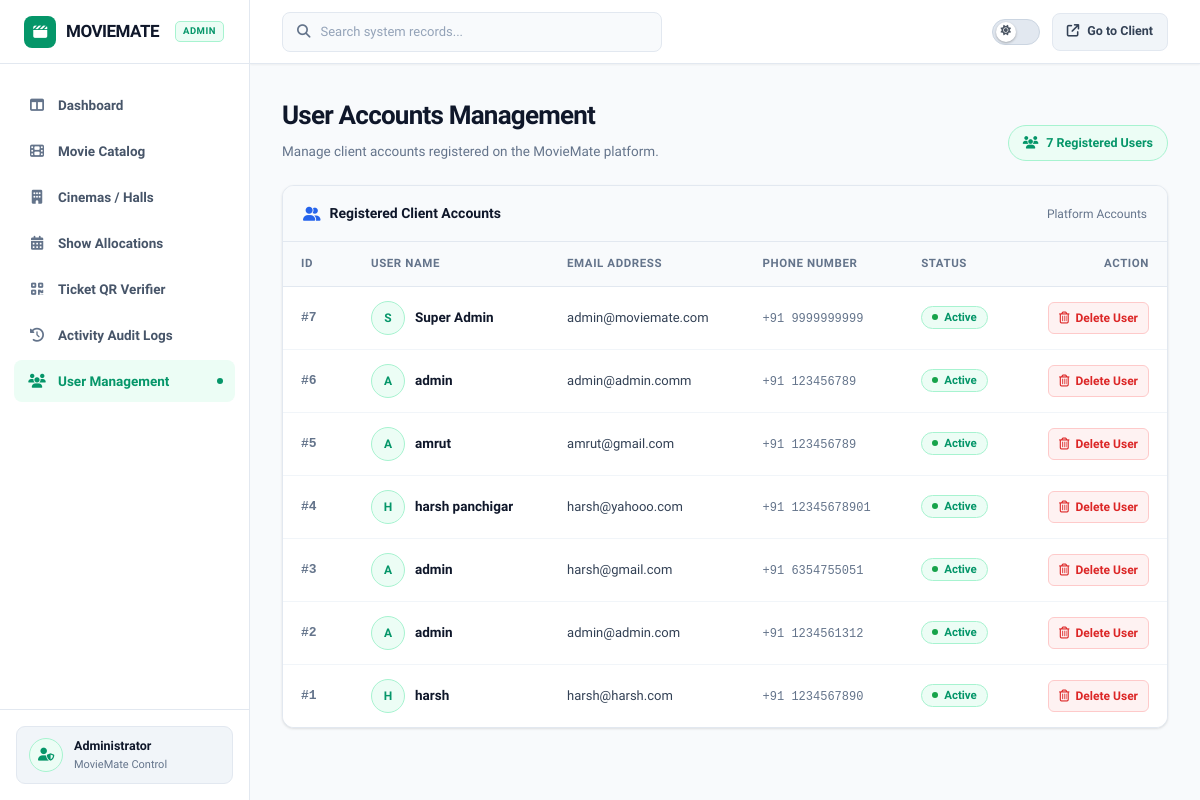
Page /admin-panel/users/ (signed in) on the earlier database version.
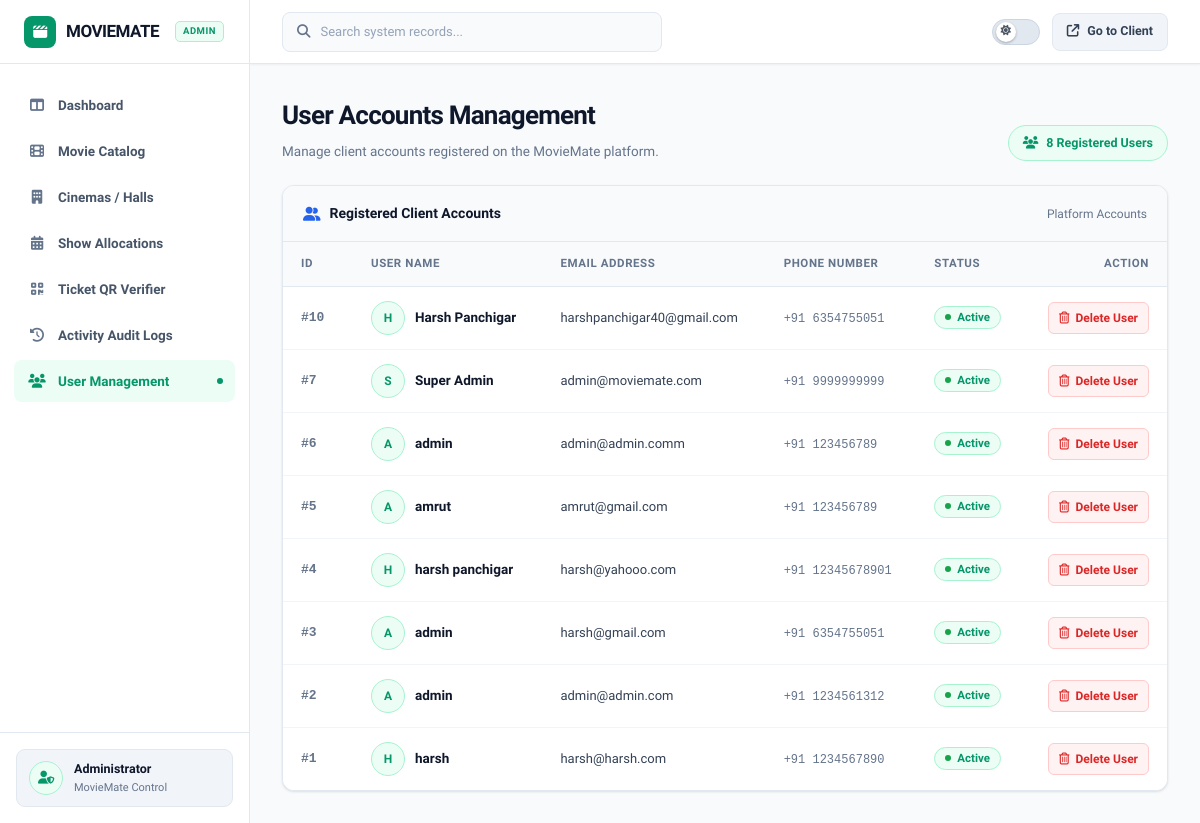
Same page on the later database version.
### accounts/models.py (models this page shows, shortened)
class Customer(models.Model):
    ROLE_CHOICES = (
        ('client', 'Client'),
        ('admin', 'Admin'),
    )
    full_name = models.CharField(max_length=100)
    email = models.EmailField(unique=True)
    mobile = models.CharField(max_length=15)
    password = models.CharField(max_length=255)
    role = models.CharField(max_length=10, choices=ROLE_CHOICES, default='client')

### admin_panel/views.py (the view)
# urls.py: path('users/', views.users_list, name='users'),
@admin_required
def users_list(request):
    customers = Customer.objects.all().order_by('-id')
    context = {
        'customers': customers,
        'active_page': 'users'
    }
    return render(request, 'admin_panel/users.html', context)

### admin_panel/views.py (called while the page is built)
def admin_required(view_func):
    @wraps(view_func)
    def _wrapped_view(request, *args, **kwargs):
        customer_id = request.session.get('customer_id')
        if not customer_id:
            messages.error(request, "Please log in with your admin account to access the Admin Panel.")
            return redirect('login')
        try:
            customer = Customer.objects.get(id=customer_id)
            if customer.role != 'admin':
                messages.error(request, "Access Denied! You do not have administrator permissions.")
                return redirect('dashboard')
        except Customer.DoesNotExist:
            return redirect('login')
        return view_func(request, *args, **kwargs)
    return _wrapped_view

### admin_panel/templates/admin_panel/users.html (shortened to what this page needs)
{% extends 'admin_panel/base_admin.html' %}
{% load static %}
{% block extra_css %}
<link rel="stylesheet" href="{% static 'admin_panel/css/admin_users.css' %}?v=25.0">
{% endblock %}
{% block content %}
<div class="users-page">
    <div class="users-page-header">
        <div>
            <h1 class="users-page-title">User Accounts Management</h1>
            <p class="users-page-subtitle">Manage client accounts registered on the MovieMate platform.</p>
        </div>
        <div class="users-count-pill">
            <i class="fa-solid fa-users"></i>
            {{ customers|length }} Registered Users
        </div>
    </div>
    <div class="panel-card">
        <div class="panel-header">
            <div class="panel-title">
                <i class="fa-solid fa-user-group" style="color: var(--accent-blue);"></i>
                <span>Registered Client Accounts</span>
            </div>
            <span style="font-size: 12px; color: var(--text-muted);">Platform Accounts</span>
        </div>
        <div style="overflow-x: auto;">
            <table class="admin-table">
                <thead>
                    <tr>
                        <th style="width: 70px;">ID</th>
                        <th>User Name</th>
                        <th>Email Address</th>
                        <th>Phone Number</th>
                        <th>Status</th>
                        <th style="text-align: right;">Action</th>
                    </tr>
                </thead>
                <tbody>
                    {% for customer in customers %}
                    <tr>
                        <td>
                            <span style="font-family: monospace; font-weight: 700; color: var(--text-muted);">#{{ customer.id }}</span>
                        </td>
                        <td>
                            <div style="display: flex; align-items: center; gap: 10px;">
                                <div class="user-avatar-circle">
                                    {{ customer.full_name|first|upper }}
                                </div>
                                <div class="user-name-text">{{ customer.full_name }}</div>
                            </div>
                        </td>
                        <td>
                            <span style="color: var(--text-secondary);">{{ customer.email }}</span>
                        </td>
                        <td>
                            <span style="font-family: monospace; font-size: 12px; color: var(--text-muted);">+91 {{ customer.mobile }}</span>
                        </td>
                        <td>
                            <span class="badge badge-active">
                                <span style="width: 6px; height: 6px; border-radius: 50%; background: #16a34a;"></span>
                                Active
                            </span>
                        </td>
                        <td style="text-align: right;">
                            <a href="{% url 'admin_panel:delete_user' customer.id %}"
                               class="btn-danger-sm"
                               onclick="return confirm('Are you sure you want to remove user {{ customer.full_name }}?')">
                                <i class="fa-regular fa-trash-can"></i>
                                Delete User
                            </a>
                        </td>
                    </tr>
                    {% endfor %}
                </tbody>
            </table>
        </div>
    </div>
</div>
{% endblock %}

### admin_panel/templates/admin_panel/base_admin.html (shortened to what this page needs)
{% load static %}
<!DOCTYPE html>
<html lang="en">
<head>
    <link rel="stylesheet" href="https://cdnjs.cloudflare.com/ajax/libs/font-awesome/6.5.2/css/all.min.css">
    <link rel="stylesheet" href="{% static 'admin_panel/css/admin_base.css' %}?v=25.0">
    {% block extra_css %}{% endblock %}
</head>
<body>
<div class="admin-wrapper">
    <aside class="admin-sidebar">
        <div class="sidebar-header">
            <a href="{% url 'admin_panel:dashboard' %}" class="admin-logo">
                <div class="admin-logo-icon">
                    <i class="fa-solid fa-clapperboard"></i>
                </div>
                <span>MOVIEMATE</span>
                <small>ADMIN</small>
            </a>
        </div>
        <nav class="sidebar-nav">
            <a href="{% url 'admin_panel:dashboard' %}"
               class="nav-item {% if active_page == 'dashboard' %}active{% endif %}">
                <i class="fa-solid fa-table-columns"></i>
                <span>Dashboard</span>
            </a>
            <a href="{% url 'admin_panel:movies' %}"
               class="nav-item {% if active_page == 'movies' %}active{% endif %}">
                <i class="fa-solid fa-film"></i>
                <span>Movie Catalog</span>
            </a>
            <a href="{% url 'admin_panel:cinemas' %}"
               class="nav-item {% if active_page == 'cinemas' %}active{% endif %}">
                <i class="fa-solid fa-building"></i>
                <span>Cinemas / Halls</span>
            </a>
            <a href="{% url 'admin_panel:allocations' %}"
               class="nav-item {% if active_page == 'allocations' %}active{% endif %}">
                <i class="fa-solid fa-calendar-days"></i>
                <span>Show Allocations</span>
            </a>
            <a href="{% url 'admin_panel:verifier' %}"
               class="nav-item {% if active_page == 'verifier' %}active{% endif %}">
                <i class="fa-solid fa-qrcode"></i>
                <span>Ticket QR Verifier</span>
            </a>
            <a href="{% url 'admin_panel:activity_logs' %}"
               class="nav-item {% if active_page == 'activity_logs' %}active{% endif %}">
                <i class="fa-solid fa-clock-rotate-left"></i>
                <span>Activity Audit Logs</span>
            </a>
            <a href="{% url 'admin_panel:users' %}"
               class="nav-item {% if active_page == 'users' %}active{% endif %}">
                <i class="fa-solid fa-users"></i>
                <span>User Management</span>
            </a>
        </nav>
        <div class="sidebar-footer">
            <div class="admin-user-profile">
                <div class="avatar">
                    <i class="fa-solid fa-user-shield"></i>
                </div>
                <div class="user-info">
                    <div class="name">Administrator</div>
                    <div class="role">MovieMate Control</div>
                </div>
            </div>
        </div>
    </aside>
    <main class="admin-main">
        <header class="admin-topbar">
            <div class="topbar-search">
                <i class="fa-solid fa-magnifying-glass"></i>
                <input type="text" placeholder="Search system records...">
            </div>
            <div class="topbar-actions">
                <button type="button" id="themeToggleBtn" class="theme-toggle-btn" aria-label="Toggle Theme" title="Switch Theme">
                    <span class="theme-toggle-track">
                        <span class="theme-toggle-thumb">
                            <i class="fa-solid fa-sun sun-icon"></i>
                        </span>
                    </span>
                </button>
                <a href="{% url 'dashboard' %}" class="client-switch-btn" title="View Customer Website">
                    <i class="fa-solid fa-arrow-up-right-from-square"></i>
                    <span>Go to Client</span>
                </a>
            </div>
        </header>
        <div class="content-container">
            {% block content %}
            {% endblock %}
        </div>
    </main>
</div>
</body>
</html>

### admin_panel/static/admin_panel/css/admin_users.css (style rules this page uses)
.users-page-header { display: flex; justify-content: space-between; align-items: flex-end; gap: 20px; margin-bottom: 24px; flex-wrap: wrap; }
.users-page-title { margin: 0; color: var(--text-primary); font-size: 26px; font-weight: 800; letter-spacing: -0.03em; }
.users-page-subtitle { margin: 6px 0 0; color: var(--text-muted); font-size: 13.5px; }
.users-count-pill { display: inline-flex; align-items: center; gap: 8px; min-height: 36px; padding: 0 14px; background: var(--brand-primary-light); border: 1px solid var(--brand-primary-border); border-radius: 9999px; color: var(--brand-primary); font-size: 12.5px; font-weight: 700; }
.user-avatar-circle { width: 34px; height: 34px; display: flex; align-items: center; justify-content: center; flex-shrink: 0; border-radius: 50%; background: var(--brand-primary-light); border: 1px solid var(--brand-primary-border); color: var(--brand-primary); font-size: 12px; font-weight: 800; }
.user-name-text { color: var(--text-primary); font-size: 13.5px; font-weight: 700; }

Differences in the rows shown:
added Customer: id "10", full_name|first "H", full_name "Harsh Panchigar", email "harshpanchigar40@gmail.com", mobile "6354755051"
Other differences:
{{ customers|length }}: "7" → "8"
